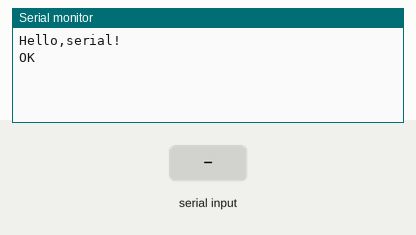
Bench run of a sketch on a simulated Arduino Uno, built with avr-gcc and run on an emulated ATmega328P. Parts: the last lines printed to the serial monitor. Inputs (shaded band) come from the test bench. The modem accepts every AT command (registered, SIM ready, sends succeed) and sends nothing else.

Above: at 1.2 s.
1.3 s: "1" received over the second serial link
At 2.3 s:
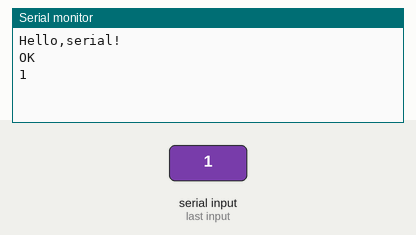
2.8 s: "0" received over the second serial link
At 3.4 s:
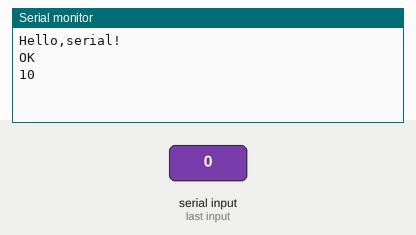

The sketch:

serialcommunication_arduinopart.ino
```cpp
#include <SoftwareSerial.h>

SoftwareSerial mySerial(13, 12); // define software serial port, define pin13 as RX, define pin12 as TX


void setup() {
  // set the data rate for the hardwareSerial port
  Serial.begin(115200);
  Serial.println("Hello,serial!");

  // set the data rate for the softwareSerial port
  mySerial.begin(115200);
  mySerial.println("AT");
}

void loop() { // run over and over
  // when arduino receive information from esp8266
  if (mySerial.available()) {
 Serial.write(mySerial.read());// then it will send that information to computer
  }
  // when arduino receive information from computer
  if (Serial.available()) {
    mySerial.write(Serial.read());// then it will send that information to esp8266
  }
}
```

Measured:
- after the input at 1.3 s, the serial monitor: prints a new line at once (image 1)
- after the input at 2.8 s, the serial monitor: prints a new line at once (image 2)
